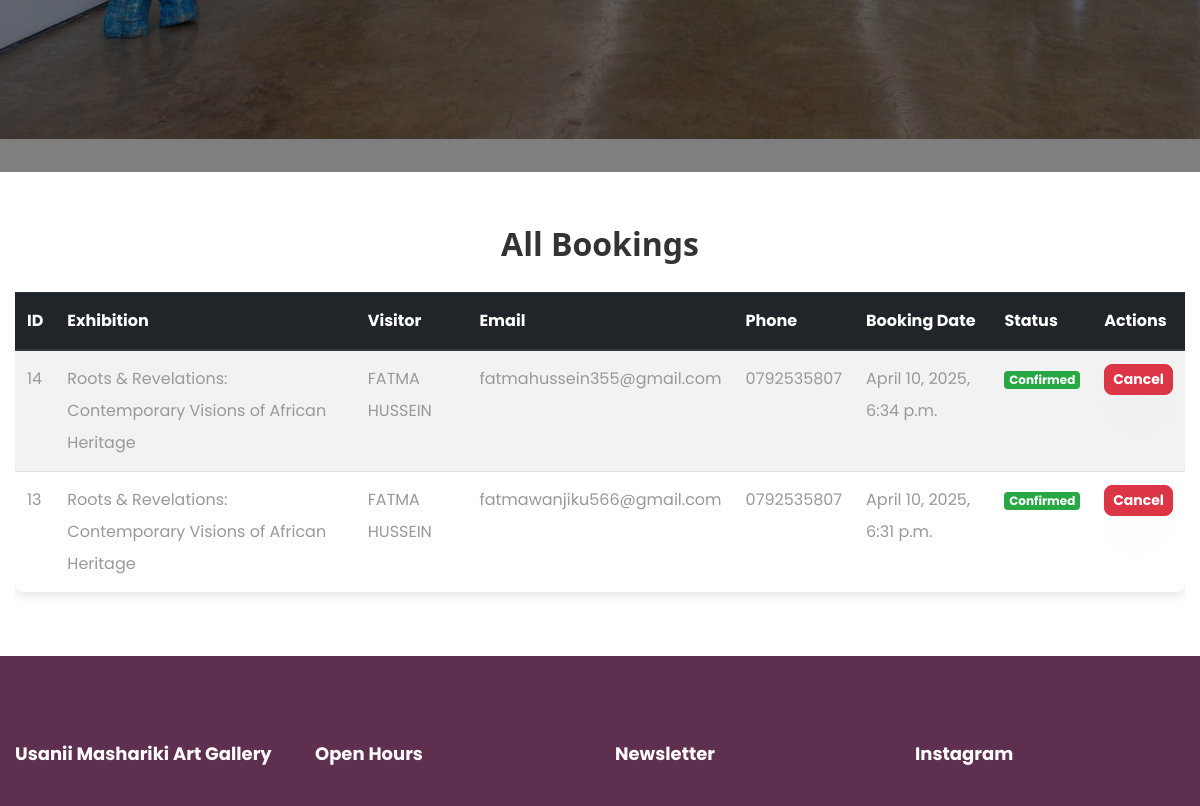
/bookings/ (signed in, middle part), run on an earlier commit of the app's database.
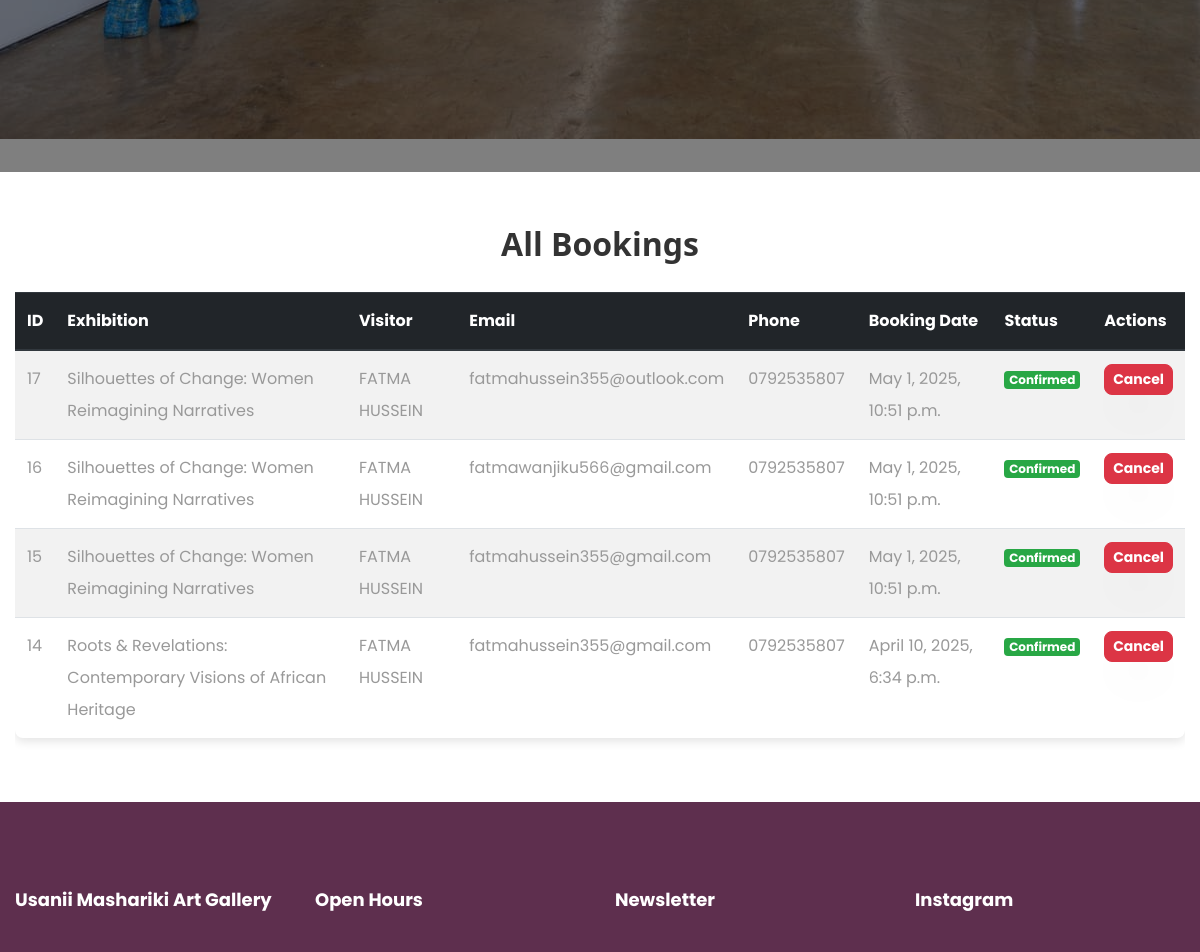
And on a later commit of the database.
### usanii/models.py (models this page shows, shortened)
class Booking(models.Model):
    exhibition = models.ForeignKey(
        Exhibition,
        on_delete=models.CASCADE,
        related_name='bookings'  # Added for easier querying
    )
    name = models.CharField(max_length=255)
    email = models.EmailField()
    phone = models.CharField(max_length=15)
    booking_date = models.DateTimeField(auto_now_add=True)
    is_confirmed = models.BooleanField(default=True)
    attended = models.BooleanField(default=False)  # Track if they actually attended
    class Meta:
        unique_together = ('email', 'exhibition')  # Prevent duplicate bookings
        ordering = ['-booking_date']  # Newest bookings first
        verbose_name = "Booking"
        verbose_name_plural = "Bookings"

class Exhibition(models.Model):
    title = models.CharField(max_length=255)
    image = models.ImageField(upload_to='exhibitions/')
    date = models.CharField(max_length=200, default='Saturday')
    description = models.TextField(max_length=1000, default='This is an exhibition')
    start_time = models.TimeField(
        help_text="Format: HH:MM (24-hour format), e.g. 18:00 for 6 PM"
    )
    end_time = models.TimeField(
        help_text="Format: HH:MM (24-hour format), e.g. 21:00 for 9 PM"
    )
    max_capacity = models.PositiveIntegerField(default=50)
    current_attendees = models.PositiveIntegerField(default=0)
    created_at = models.DateTimeField(default=timezone.now)  # Added for better reporting
    class Meta:
        verbose_name = "Exhibition"
        verbose_name_plural = "Exhibitions"
        ordering = ['-created_at']  # Newest exhibitions first

class Footer(models.Model):
    heading = models.CharField(max_length=500, default='text1')
    about = models.CharField(max_length=500, default='text1')
    twitter = models.CharField(max_length=500, blank=False, null=False)
    facebook = models.CharField(max_length=500, blank=False, null=False)
    instagram = models.CharField(max_length=500, blank=False, null=False)
    open_days = models.CharField(max_length=500, default='text1')
    newsletter = models.CharField(max_length=500, default='text1')
    image1 = models.ImageField(upload_to='footer', default='testimony.jpg')
    image2 = models.ImageField(upload_to='footer', default='testimony.jpg')
    image3 = models.ImageField(upload_to='footer', default='testimony.jpg')
    image4 = models.ImageField(upload_to='footer', default='testimony.jpg')
    image5 = models.ImageField(upload_to='footer', default='testimony.jpg')
    image6 = models.ImageField(upload_to='footer', default='testimony.jpg')

### usanii/views.py (the view)
# urls.py: path('bookings/', views.booking_list, name='booking_list'),
def booking_list(request):
    if not request.user.is_authenticated:
        return redirect('login')
    bookings = Booking.objects.select_related('exhibition').all()
    return render(request, "booking_list.html", {
        "bookings": bookings,
        "footer": Footer.objects.all()
    })

### usanii/templates/booking_list.html (shortened to what this page needs)
{% extends 'common.html' %}
{% load static %}
{% block body %}
<section class="hero-wrap hero-wrap-2" style="background-image: url('{% static 'images/art6.jpg' %}'); height: 100vh; background-size: cover;" data-stellar-background-ratio="0.5">
  <div class="overlay"></div>
</section>
<div class="container my-5">
    <h2 class="text-center mb-4" style="font-family: 'Segoe UI', Tahoma, Geneva, Verdana, sans-serif; color: #333; font-weight: bold;">All Bookings</h2>
    <div class="table-responsive">
        <table class="table table-striped table-hover" style="border-radius: 8px; box-shadow: 0 4px 10px rgba(0, 0, 0, 0.1);">
            <thead class="thead-dark" style="background-color: #3498db; color: #fff;">
                <tr>
                    <th>ID</th>
                    <th>Exhibition</th>
                    <th>Visitor</th>
                    <th>Email</th>
                    <th>Phone</th>
                    <th>Booking Date</th>
                    <th>Status</th>
                    <th>Actions</th>
                </tr>
            </thead>
            <tbody>
                {% for booking in bookings %}
                <tr>
                    <td>{{ booking.id }}</td>
                    <td>{{ booking.exhibition.title }}</td>
                    <td>{{ booking.name }}</td>
                    <td>{{ booking.email }}</td>
                    <td>{{ booking.phone }}</td>
                    <td>{{ booking.booking_date }}</td>
                    <td>
                        {% if booking.is_confirmed %}
                            <span class="badge badge-success" style="font-weight: bold;">Confirmed</span>
                        {% else %}
                            <span class="badge badge-warning" style="font-weight: bold;">Pending</span>
                        {% endif %}
                    </td>
                    <td>
                        <a href="{% url 'cancel_booking' booking.id %}" class="btn btn-sm btn-danger" onclick="return confirm('Are you sure you want to cancel this booking?')" style="border-radius: 8px; font-weight: bold;">Cancel</a>
                    </td>
                </tr>
                {% empty %}
                <tr>
                    <td colspan="8" class="text-center">No bookings found</td>
                </tr>
                {% endfor %}
            </tbody>
        </table>
    </div>
</div>
{% endblock %}

### usanii/templates/common.html (shortened to what this page needs)
{% load static %}
<!doctype html>
<html lang="en">
<head>
    <link rel="stylesheet" href="{% static 'css/open-iconic-bootstrap.min.css' %}">
    <link rel="stylesheet" href="{% static 'css/animate.css' %}">
    <link rel="stylesheet" href="{% static 'css/owl.carousel.min.css' %}">
    <link rel="stylesheet" href="{% static 'css/owl.theme.default.min.css' %}">
    <link rel="stylesheet" href="{% static 'css/magnific-popup.css' %}">
    <link rel="stylesheet" href="{% static 'css/aos.css' %}">
    <link rel="stylesheet" href="{% static 'css/ionicons.min.css' %}">
    <link rel="stylesheet" href="{% static 'css/bootstrap-datepicker.css' %}">
    <link rel="stylesheet" href="{% static 'css/jquery.timepicker.css' %}">
    <link rel="stylesheet" href="{% static 'css/flaticon.css' %}">
    <link rel="stylesheet" href="{% static 'css/icomoon.css' %}">
    <link rel="stylesheet" href="https://cdnjs.cloudflare.com/ajax/libs/font-awesome/5.15.4/css/all.min.css">
    <link rel="stylesheet" href="{% static 'css/style.css' %}">
</head>
<body>
{% block body %}
{% endblock %}
{% for footer in footer %}
<footer class="ftco-footer ftco-section">
    <div class="container">
        <div class="row mb-5">
            <div class="col-md-6 col-lg-3">
                <div class="ftco-footer-widget mb-4">
                    <h2 class="ftco-heading-2">{{ footer.heading }}</h2>
                </div>
            </div>
            <div class="col-md-6 col-lg-3">
                <div class="ftco-footer-widget mb-4">
                    <h2 class="ftco-heading-2">{{ footer.open_days }}</h2>
                </div>
            </div>
            <div class="col-md-6 col-lg-3">
                <div class="ftco-footer-widget mb-4">
                    <h2 class="ftco-heading-2">Newsletter</h2>
                </div>
            </div>
            <div class="col-md-6 col-lg-3">
                <div class="ftco-footer-widget mb-4">
                    <h2 class="ftco-heading-2">Instagram</h2>
                </div>
            </div>
        </div>
    </div>
</footer>
{% endfor %}
</body>
</html>

What changed in the data, as far as the page shows it:
removed Booking: id "13", exhibition "Roots & Revelations: Contemporary Visions of African Heritage", name "FATMA HUSSEIN", email "fatmawanjiku566@gmail.com", phone "0792535807", booking_date "April 10, 2025, 6:31 p.m.", is_confirmed "Confirmed"
added Booking: id "17", exhibition "Silhouettes of Change: Women Reimagining Narratives", name "FATMA HUSSEIN", email "fatmahussein355@outlook.com", phone "0792535807", booking_date "May 1, 2025, 10:51 p.m.", is_confirmed "Confirmed"
added Booking: id "16", exhibition "Silhouettes of Change: Women Reimagining Narratives", name "FATMA HUSSEIN", email "fatmawanjiku566@gmail.com", phone "0792535807", booking_date "May 1, 2025, 10:51 p.m.", is_confirmed "Confirmed"
added Booking: id "15", exhibition "Silhouettes of Change: Women Reimagining Narratives", name "FATMA HUSSEIN", email "fatmahussein355@gmail.com", phone "0792535807", booking_date "May 1, 2025, 10:51 p.m.", is_confirmed "Confirmed"
